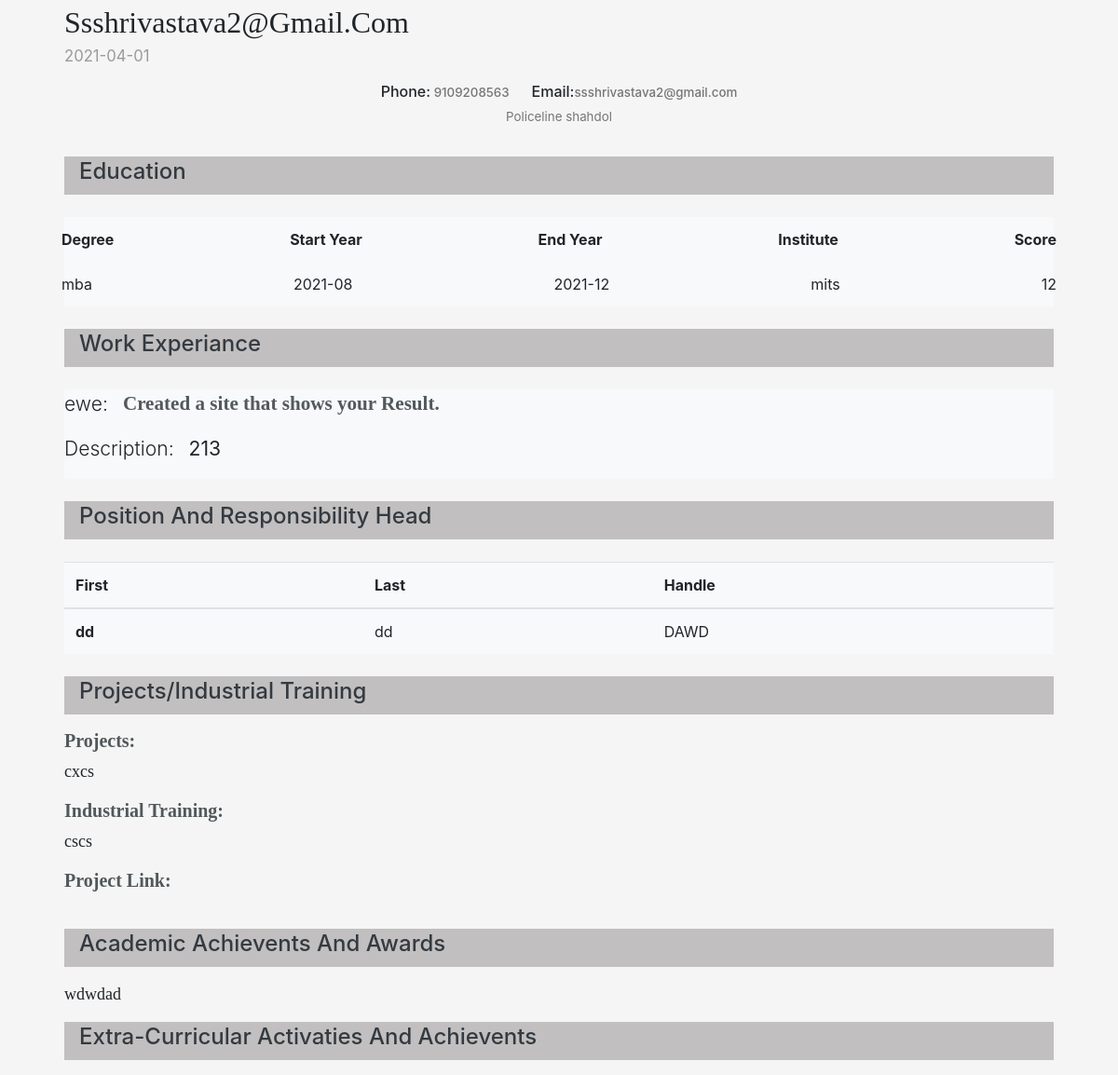
Page /site.html on the committed database.
### resume_maker/models.py (models this page shows)
class Person(models.Model):
    full_name = models.CharField(max_length=25)
    email = models.EmailField()
    phone = models.IntegerField()
    dateob = models.CharField(max_length=25)
    address = models.TextField()
    github = models.URLField(blank=True)
    linkedin = models.URLField(blank=True)

class EducatModel(models.Model):
    degree = models.CharField(max_length=25,null=True)
    start_yr = models.CharField(max_length=25)
    end_yr = models.CharField(max_length=25)
    institute = models.CharField(max_length=25)
    score=models.IntegerField()

class workModel(models.Model):
    profile = models.CharField(max_length=88)
    title = models.CharField(max_length=88)
    description = models.CharField(max_length=250)

class posModel(models.Model):
    first = models.CharField(max_length=88)
    last = models.CharField(max_length=88)
    handle = models.CharField(max_length=88)

class proModel(models.Model):
    project=models.CharField(max_length=80)
    industrial=models.CharField(max_length=80)
    projlink=models.URLField(blank=True,null=True)

class acaModel(models.Model):
    academic = models.CharField(max_length=250)

### resume_maker/views.py (the view)
# urls.py: path('site.html', views.render_page, name='res'),
def render_page(request):
    global e
    objepersonal = Person.objects.all()
    c = len(objepersonal)
    realper = Person.objects.get(id=c)
    objeedu = EducatModel.objects.all()
    e = len(objeedu)
    print('3###########', e)
    realedu = EducatModel.objects.get(id=e)
    objework = workModel.objects.all()
    w = len(objework)
    realwork = workModel.objects.get(id=w)
    objepos = posModel.objects.all()
    p = len(objepos)
    realpos = posModel.objects.get(id=p)
    objepro = proModel.objects.all()
    pr = len(objepro)
    realpro = proModel.objects.get(id=pr)
    objeaca = acaModel.objects.all()
    ac = len(objeaca)
    realaca = acaModel.objects.get(id=ac)
    objextra = extraModel.objects.all()
    ob = len(objextra)
    realextra = extraModel.objects.get(id=ob)
    context = {
        "name": realper.full_name,
        "email": realper.email,
        "phone": realper.phone,
        "address": realper.address,
        'dob': realper.dateob,
        'github': realper.github,
        'linked': realper.linkedin,
        "degree": realedu.degree,
        'syear': realedu.start_yr,
        'eyear': realedu.end_yr,
        'institute': realedu.institute,
        'score': realedu.score,
        'profile': realwork.profile,
        'title': realwork.title,
        'description': realwork.description,
        'first': realpos.first,
        'last': realpos.last,
        'handle': realpos.handle,
        'project': realpro.project,
        'industrial': realpro.industrial,
        'projlink': realpro.projlink,
        'academic': realaca.academic,
        'extraa': realextra.extra,
    }
    return render(request, "resume_maker/site.html", context)

### resume_maker/templates/resume_maker/site.html (shortened to what this page needs)
{% load static %}
<!doctype html>
<html lang="en">
<head>
    <link rel="stylesheet" href="https://stackpath.bootstrapcdn.com/bootstrap/4.1.3/css/bootstrap.min.css"
>
    <link rel="stylesheet" href="{% static "resume_maker/style.css" %}">
</head>
<body>
<div class="container">
    <header>
        <blockquote class=" blockquote mx-4
    "><span class="namehead variabletext">{{ name }}</span>
            <footer class="footer">
                {{ dob }}
            </footer>
        </blockquote>
        <div class="d-flex justify-content-center text-center">
            <h6>Phone:<span class="footerr pr-4"> {{ phone }}</span></h6>
            <h6>Email:<span class="footerr">{{ email }}</span></h6>
        </div>
        <div class="d-flex justify-content-center text-center">
            <p class="footerr">{{ address }}</p>
        </div>
    </header>
    <article>
        <div class="mt-3 mx-4 d-flex flex-wrap align-items-center edu resinputt">
            <h4 class="mx-3 text-dark">Education</h4>
        </div>
        <section class="m-4 bg-light mx-4">
            <table class=" table table-borderless d-flex flex-column flex-wrap"
                   style="max-width: -webkit-fill-available;">
                <thead>
                <tr class=" row d-flex flex-wrap justify-content-between">
                    <th scope="col">Degree</th>
                    <th scope="col">Start Year</th>
                    <th scope="col">End Year</th>
                    <th scope="col">Institute</th>
                    <th scope="col">Score</th>
                </tr>
                </thead>
                <tbody>
                <tr class=" row d-flex flex-wrap justify-content-between">
                    <td>{{ degree }}</td>
                    <td>{{ syear }}</td>
                    <td>{{ eyear }}</td>
                    <td>{{ institute }}</td>
                    <td>{{ score }}</td>
                </tr>
                </tbody>
            </table>
        </section>
        {% if not profile == None %}
            <div class="mt-3 mx-4 d-flex flex-wrap align-items-center edu resinputt">
                <h4 class="mx-3 text-dark">Work Experiance</h4>
            </div>
            <section class="m-4 bg-light work ">
                <div class="d-flex">
                    <p class="font-weight-light">{{ profile }}:</p>
                    <p class="font-weight-bold mx-3">{{ title }}</p>
                </div>
                <div class="d-flex">
                    <p class="font-weight-light">Description:</p>
                    <p class="font-weight-normal mx-3">{{ description }}</p>
                </div>
            </section>
        {% endif %}
        {% if not first == None %}
            <section>
                <div class="mt-3 mx-4 d-flex flex-wrap align-items-center edu resinputt">
                    <h4 class="mx-3 text-dark">Position And Responsibility Head</h4>
                </div>
                <table class="table m-4 pr-4 bg-light" style="max-width: -webkit-fill-available;">
                    <thead>
                    <tr>
                        <th scope="col">First</th>
                        <th scope="col">Last</th>
                        <th scope="col">Handle</th>
                    </tr>
                    </thead>
                    <tbody>
                    <tr>
                        <th scope="row">{{ first }}</th>
                        <td>{{ last }}</td>
                        <td>{{ handle }}</td>
                    </tr>
                    </tbody>
                </table>
            </section>
        {% endif %}
        <section>
            <div class="mt-3 mx-4 d-flex flex-wrap align-items-center edu resinputt">
                <h4 class="mx-3 text-dark">Projects/Industrial Training</h4>
            </div>
            <div class="mt-3 mx-4 w-75 d-flex flex-column flex-wrap ">
                <h5 class="font-weight-bold">Projects:</h5>
                <p class="text-justify first" style="font-family: Cambria;font-size: large">{{ project }}</p>
                <h5 class="font-weight-bold">Industrial Training:</h5>
                <p class="text-justify first" style="font-family: Cambria;font-size: large">{{ industrial }}</p>
                <h5 class="font-weight-bold">Project Link:</h5>
            </div>
        </section>
        <section>
            <div class="mt-3 mx-4 d-flex flex-wrap align-items-center edu resinputt">
                <h4 class="mx-3 text-dark">Academic Achievents And Awards</h4>
            </div>
            <div class="mt-3 w-75 mx-4">
                <p class="text-justify first" style="font-family: Cambria;font-size: large">{{ academic }}</p>
            </div>
        </section>
        <section>
            <div class="mt-3 mx-4 d-flex flex-wrap align-items-center edu resinputt">
                <h4 class="mx-3 text-dark">Extra-Curricular Activaties And Achievents</h4>
            </div>
        </section>
    </article>
</div>
</body>
</html>

### resume_maker/static/resume_maker/style.css (style rules this page uses)
* { margin: 0; padding: 0; }
body { min-width: 100vw; background-color:whitesmoke; }
.font-weight-bold { font-family: Cambria; color: rgba(12, 21, 26,0.7); }
.namehead { font-family: 'Lucida Sans', 'Lucida Sans Regular', 'Lucida Grande', 'Lucida Sans Unicode', Geneva, Verdana, sans-serif; font-size: xx-large; }
.footer { color: rgba(65, 61, 61,0.5); font-size: smaller; }
.footerr { color: rgba(65, 61, 61,0.7); font-size: smaller; }
.edu { background-color: rgba(141, 138, 138,0.5); }
.work { font-size: 1.32em; }
.resinputt { min-width:fit-content; }
.variabletext { font-family: "Cambria Math"; text-transform: capitalize; }
.first { text-transform: initial; }

### rows in the picture
Person: full_name "Ssshrivastava2@gmail.com", dateob "2021-04-01", email "ssshrivastava2@gmail.com", address "Policeline shahdol"
EducatModel: degree "mba", start_yr "2021-08", end_yr "2021-12", institute "mits"
workModel: profile "ewe", title "Created a site that shows your Result.", description "213"
posModel: first "dd", last "dd", handle "DAWD"
proModel: project "cxcs", industrial "cscs"
acaModel: academic "wdwdad"

### other values in the picture
{{ phone }} "9109208563"
{{ score }} "12"
